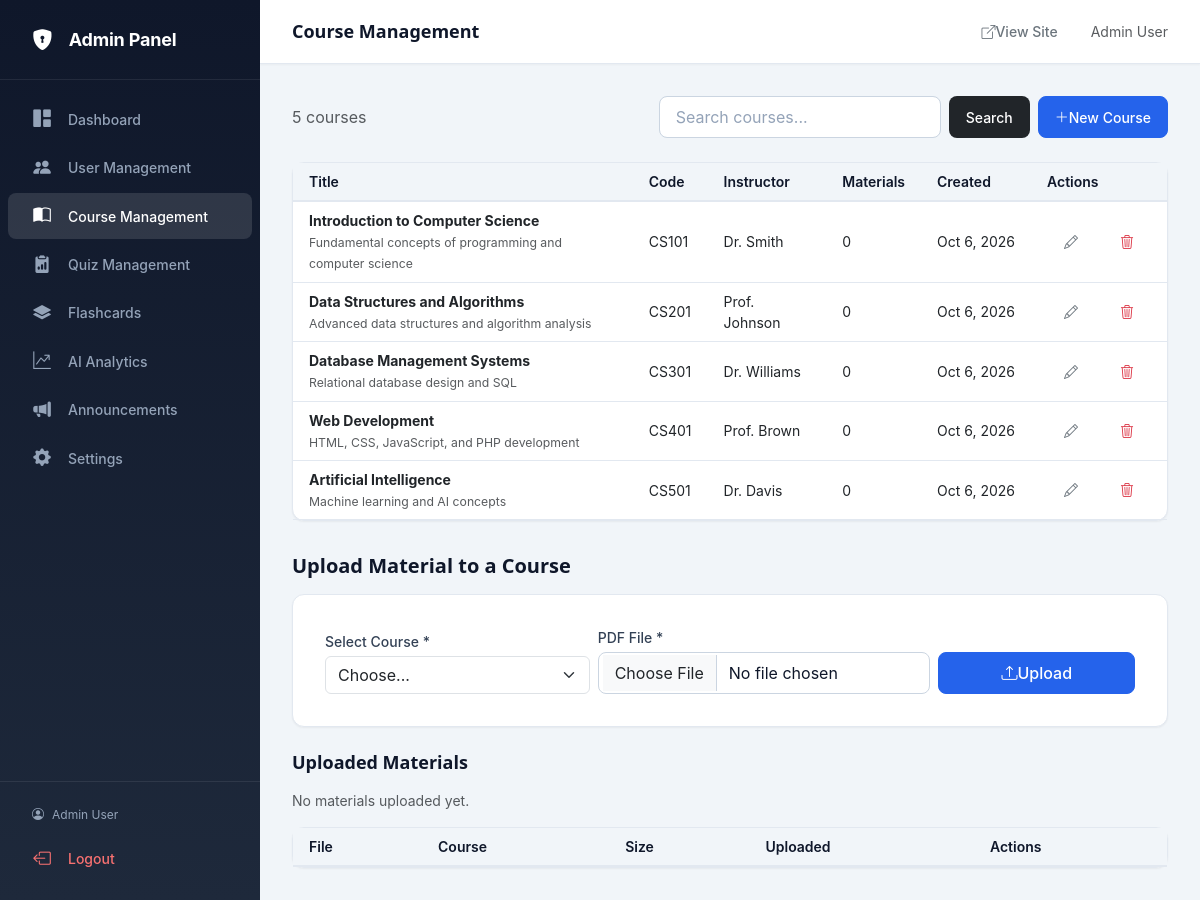
The page /admin/courses.php (signed in) on the database its author committed.
### tables this page shows
CREATE TABLE IF NOT EXISTS courses (
    id INT AUTO_INCREMENT PRIMARY KEY,
    title VARCHAR(255) NOT NULL,
    description TEXT,
    code VARCHAR(50) DEFAULT NULL,
    instructor VARCHAR(255) DEFAULT NULL,
    user_id INT NOT NULL,
    created_at TIMESTAMP DEFAULT CURRENT_TIMESTAMP,
    updated_at TIMESTAMP DEFAULT CURRENT_TIMESTAMP ON UPDATE CURRENT_TIMESTAMP,
    FOREIGN KEY (user_id) REFERENCES users(id) ON DELETE CASCADE,
    INDEX idx_user_id (user_id),
    INDEX idx_code (code)
);

### admin/courses.php (the view, shortened to what this page needs)
<?php
$db = get_db_connection();
$search = trim($_GET['q'] ?? '');
$page = max(1, intval($_GET['page'] ?? 1));
$per_page = 20;
$offset = ($page - 1) * $per_page;
$where = '1=1'; $params = [];
$total = $db->prepare("SELECT COUNT(*) FROM courses WHERE $where"); $total->execute($params); $total = (int)$total->fetchColumn();
$courses = $db->prepare("SELECT c.*, (SELECT COUNT(*) FROM course_materials cm WHERE cm.course_id=c.id) as mat_count FROM courses c WHERE $where ORDER BY c.created_at DESC LIMIT ? OFFSET ?");
$params2 = array_merge($params, [$per_page, $offset]);
$courses->execute($params2); $courses = $courses->fetchAll();
require_once __DIR__ . '/../views/admin/partials/header.php';
?>
<div class="d-flex flex-wrap align-items-center justify-content-between gap-2 mb-4">
    <div><span class="text-muted"><?php echo $total; ?> courses</span></div>
    <div class="d-flex gap-2">
        <form method="get" class="d-flex gap-2">
            <input type="text" name="q" class="form-control form-control-sm" placeholder="Search courses..." value="<?php echo htmlspecialchars($search); ?>" style="min-width:180px">
            <button class="btn btn-sm btn-dark">Search</button>
        </form>
        <button class="btn btn-sm btn-primary" data-bs-toggle="modal" data-bs-target="#createCourseModal"><i class="bi bi-plus-lg"></i> New Course</button>
    </div>
</div>
<div class="card"><div class="card-body p-0">
<div class="table-responsive">
<table class="admin-table mb-0">
<thead><tr><th>Title</th><th>Code</th><th>Instructor</th><th>Materials</th><th>Created</th><th>Actions</th></tr></thead>
<tbody>
<?php foreach ($courses as $c): ?>
<tr>
    <td><strong><?php echo htmlspecialchars($c['title']); ?></strong><br><small class="text-muted"><?php echo htmlspecialchars(mb_substr($c['description'] ?? '',0,60)); ?></small></td>
    <td><?php echo htmlspecialchars($c['code'] ?? '—'); ?></td>
    <td><?php echo htmlspecialchars($c['instructor'] ?? '—'); ?></td>
    <td><?php echo (int)$c['mat_count']; ?></td>
    <td class="text-nowrap"><?php echo date('M j, Y', strtotime($c['created_at'])); ?></td>
    <td class="text-nowrap">
        <button class="btn btn-sm btn-outline-secondary me-1" title="Edit" onclick="document.getElementById('edit-id').value='<?php echo $c['id']; ?>';document.getElementById('edit-title').value='<?php echo htmlspecialchars(addslashes($c['title'])); ?>';document.getElementById('edit-code').value='<?php echo htmlspecialchars(addslashes($c['code'] ?? '')); ?>';document.getElementById('edit-instructor').value='<?php echo htmlspecialchars(addslashes($c['instructor'] ?? '')); ?>';document.getElementById('edit-desc').value='<?php echo htmlspecialchars(addslashes($c['description'] ?? '')); ?>';new bootstrap.Modal(document.getElementById('editCourseModal')).show()"><i class="bi bi-pencil"></i></button>
        <form method="post" class="d-inline" onsubmit="return confirm('Delete course and its materials?')"><button class="btn btn-sm btn-outline-danger" title="Delete"><i class="bi bi-trash3"></i></button></form>
    </td>
</tr>
<?php endforeach; ?>
</tbody></table>
</div></div></div>
<h5 style="color:var(--color-primary-dark);margin:var(--spacing-xl) 0 var(--spacing-md);font-weight:600">Upload Material to a Course</h5>
<div class="card mb-4"><div class="card-body">
    <form method="post" enctype="multipart/form-data">
        <div class="row g-2 align-items-end">
            <div class="col-md-4">
                <label class="form-label">Select Course *</label>
                <select name="course_id" class="form-select" required>
                    <option value="">Choose...</option>
                </select>
            </div>
            <div class="col-md-5">
                <label class="form-label">PDF File *</label>
                <input type="file" name="material_pdf" class="form-control" accept="application/pdf,.pdf" required>
            </div>
            <div class="col-md-3"><button class="btn btn-primary w-100"><i class="bi bi-upload"></i> Upload</button></div>
        </div>
    </form>
</div></div>
<h6 style="font-weight:600;color:var(--color-primary-dark);margin-bottom:var(--spacing-md)">Uploaded Materials</h6>
<?php
$all_mat = $db->prepare("SELECT cm.*, c.title as course_title FROM course_materials cm JOIN courses c ON cm.course_id=c.id ORDER BY cm.created_at DESC LIMIT 20");
$all_mat->execute(); $all_mat = $all_mat->fetchAll();
if (empty($all_mat)): echo '<p class="text-muted small">No materials uploaded yet.</p>'; endif;
?>
<div class="card"><div class="card-body p-0">
<table class="admin-table mb-0"><thead><tr><th>File</th><th>Course</th><th>Size</th><th>Uploaded</th><th>Actions</th></tr></thead></table>
</div></div>
<?php require_once __DIR__ . '/../views/admin/partials/footer.php'; ?>

### rows shown on the page
courses: title "Introduction to Computer Science", description "Fundamental concepts of programming and computer science", code "CS101", instructor "Dr. Smith", mat_count "0", created_at "Oct 6, 2026"
courses: title "Data Structures and Algorithms", description "Advanced data structures and algorithm analysis", code "CS201", instructor "Prof. Johnson", mat_count "0", created_at "Oct 6, 2026"
courses: title "Database Management Systems", description "Relational database design and SQL", code "CS301", instructor "Dr. Williams", mat_count "0", created_at "Oct 6, 2026"
courses: title "Web Development", description "HTML, CSS, JavaScript, and PHP development", code "CS401", instructor "Prof. Brown", mat_count "0", created_at "Oct 6, 2026"
courses: title "Artificial Intelligence", description "Machine learning and AI concepts", code "CS501", instructor "Dr. Davis", mat_count "0", created_at "Oct 6, 2026"

### other values the page prints
$item['label'] "Dashboard"
$item['label'] "User Management"
$item['label'] "Course Management"
$item['label'] "Quiz Management"
$item['label'] "Flashcards"
$item['label'] "AI Analytics"
$item['label'] "Announcements"
$item['label'] "Settings"
$admin_name "Admin User"
$page_title "Course Management"
$total "5"
